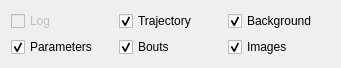
   <widget class="QWidget" name="gridLayoutWidget_10">
    <property name="geometry">
     <rect>
      <x>460</x>
      <y>870</y>
      <width>341</width>
      <height>54</height>
     </rect>
    </property>
    <layout class="QGridLayout" name="gridLayout_10">
     <item row="0" column="2">
      <widget class="QCheckBox" name="RUN_BACKGROUND">
       <property name="enabled">
        <bool>true</bool>
       </property>
       <property name="autoFillBackground">
        <bool>false</bool>
       </property>
       <property name="text">
        <string>Background</string>
       </property>
       <property name="checkable">
        <bool>true</bool>
       </property>
       <property name="checked">
        <bool>true</bool>
       </property>
       <property name="tristate">
        <bool>false</bool>
       </property>
      </widget>
     </item>
     <item row="1" column="2">
      <widget class="QCheckBox" name="RUN_IMAGES">
       <property name="enabled">
        <bool>true</bool>
       </property>
       <property name="autoFillBackground">
        <bool>false</bool>
       </property>
       <property name="text">
        <string>Images</string>
       </property>
       <property name="checkable">
        <bool>true</bool>
       </property>
       <property name="checked">
        <bool>true</bool>
       </property>
       <property name="tristate">
        <bool>false</bool>
       </property>
      </widget>
     </item>
     <item row="1" column="0">
      <widget class="QCheckBox" name="RUN_PARAMETERS">
       <property name="enabled">
        <bool>true</bool>
       </property>
       <property name="autoFillBackground">
        <bool>false</bool>
       </property>
       <property name="styleSheet">
        <string notr="true"/>
       </property>
       <property name="text">
        <string>Parameters</string>
       </property>
       <property name="checkable">
        <bool>true</bool>
       </property>
       <property name="checked">
        <bool>true</bool>
       </property>
       <property name="tristate">
        <bool>false</bool>
       </property>
      </widget>
     </item>
     <item row="0" column="1">
      <widget class="QCheckBox" name="RUN_TRAJECTORY">
       <property name="enabled">
        <bool>true</bool>
       </property>
       <property name="autoFillBackground">
        <bool>false</bool>
       </property>
       <property name="text">
        <string>Trajectory</string>
       </property>
       <property name="checkable">
        <bool>true</bool>
       </property>
       <property name="checked">
        <bool>true</bool>
       </property>
       <property name="tristate">
        <bool>false</bool>
       </property>
      </widget>
     </item>
     <item row="0" column="0">
      <widget class="QCheckBox" name="RUN_LOG">
       <property name="enabled">
        <bool>false</bool>
       </property>
       <property name="autoFillBackground">
        <bool>false</bool>
       </property>
       <property name="text">
        <string>Log</string>
       </property>
       <property name="checkable">
        <bool>true</bool>
       </property>
       <property name="checked">
        <bool>false</bool>
       </property>
       <property name="tristate">
        <bool>false</bool>
       </property>
      </widget>
     </item>
     <item row="1" column="1">
      <widget class="QCheckBox" name="RUN_BOUTS">
       <property name="enabled">
        <bool>true</bool>
       </property>
       <property name="autoFillBackground">
        <bool>false</bool>
       </property>
       <property name="text">
        <string>Bouts</string>
       </property>
       <property name="checkable">
        <bool>true</bool>
       </property>
       <property name="checked">
        <bool>true</bool>
       </property>
       <property name="tristate">
        <bool>false</bool>
       </property>
      </widget>
     </item>
    </layout>
   </widget>
